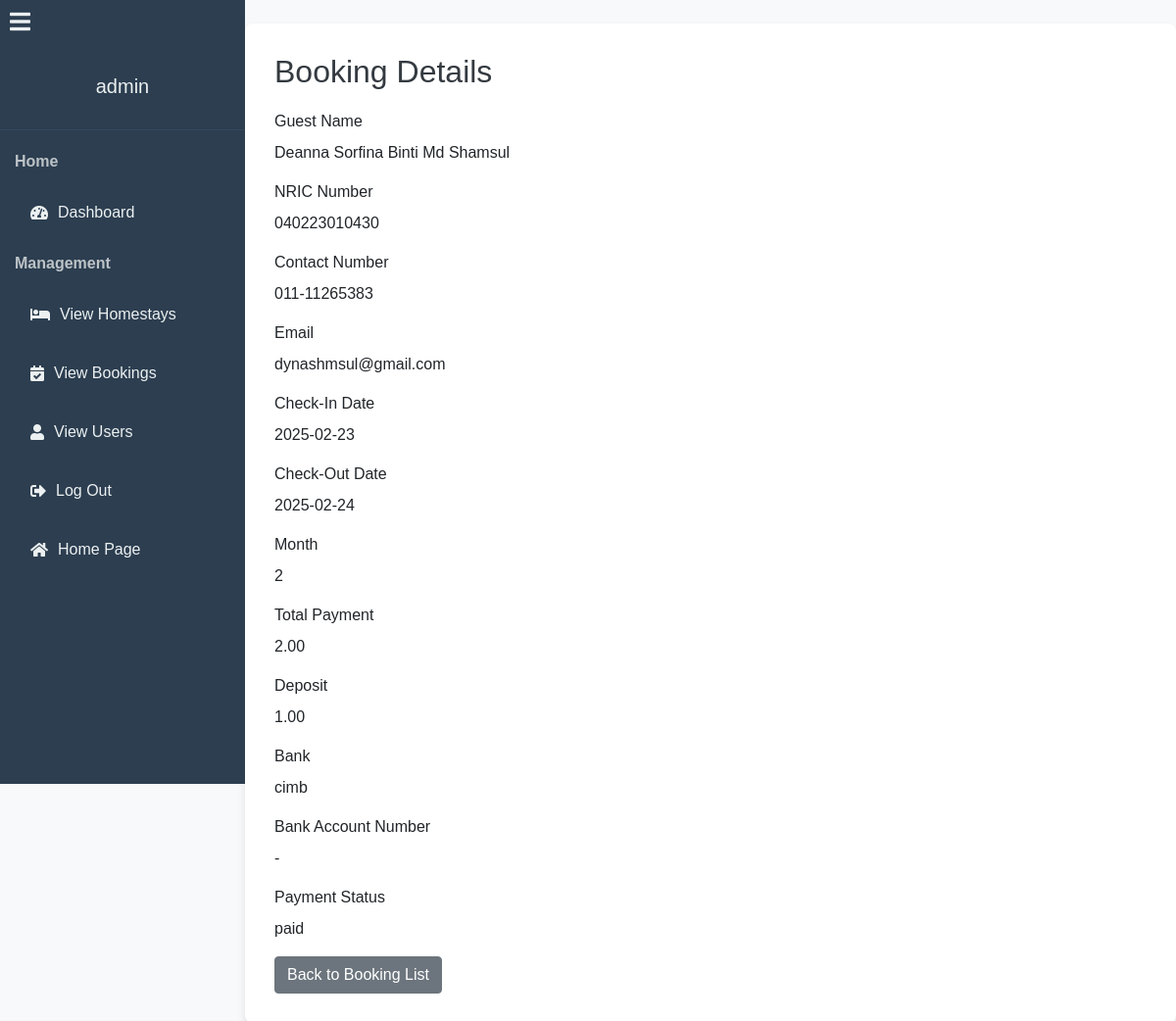
Page /admin/booking/booking_details.php?id=7 (signed in) on the committed database.
### tables this page shows
CREATE TABLE `tbl_bookings` (
  `booking_id` int NOT NULL,
  `homestay_id` int NOT NULL,
  `guest_name` varchar(50) NOT NULL,
  `nric_number` varchar(12) NOT NULL,
  `contact_number` varchar(15) NOT NULL,
  `email` varchar(100) DEFAULT NULL,
  `check_in_date` date NOT NULL,
  `check_out_date` date NOT NULL,
  `month` int NOT NULL,
  `total_amount` decimal(10,2) NOT NULL,
  `deposit` decimal(10,2) DEFAULT NULL,
  `bank` varchar(100) NOT NULL,
  `bank_account_number` varchar(100) NOT NULL,
  `payment_status` varchar(100) NOT NULL
);

### admin/booking/booking_details.php (the view, shortened to what this page needs)
<?php
include "../sidebar.php";
include '../../includes/config.php';
$booking_id = isset($_GET['id']) ? intval($_GET['id']) : 0;
$sql = "SELECT
    booking_id,
    homestay_id,
    guest_name,
    NRIC_number,
    contact_number,
    email,
    check_in_date,
    check_out_date,
    month,
    total_amount,
    deposit,
    bank,
    bank_account_number,
    payment_status
    FROM tbl_bookings
    WHERE booking_id = ?";
$stmt = $conn->prepare($sql);
$stmt->bind_param("i", $booking_id);
$stmt->execute();
$result = $stmt->get_result();
if ($result->num_rows > 0) {
    $row = $result->fetch_assoc();
} else {
    echo "<p>No booking found</p>";
    exit;
}
?>
<!DOCTYPE html>
<html lang="en">
<head>
    <link href="https://stackpath.bootstrapcdn.com/bootstrap/4.5.2/css/bootstrap.min.css" rel="stylesheet">
    <link href="https://cdnjs.cloudflare.com/ajax/libs/font-awesome/5.15.3/css/all.min.css" rel="stylesheet">
    <link rel="stylesheet" href="../css/style.css">
    <link rel="stylesheet" href="../css/sidebar.css">
</head>
<body>
    <div class="container mt-4">
        <h2>Booking Details</h2>
        <div class="form-group">
            <label for="guest_name">Guest Name</label>
            <p id="guest_name"><?php echo htmlspecialchars($row['guest_name']); ?></p>
        </div>
        <div class="form-group">
            <label for="NRIC_number">NRIC Number</label>
            <p id="NRIC_number"><?php echo htmlspecialchars($row['NRIC_number']); ?></p>
        </div>
        <div class="form-group">
            <label for="contact_number">Contact Number</label>
            <p id="contact_number"><?php echo htmlspecialchars($row['contact_number']); ?></p>
        </div>
        <div class="form-group">
            <label for="email">Email</label>
            <p id="email"><?php echo htmlspecialchars($row['email']); ?></p>
        </div>
        <div class="form-group">
            <label for="check_in_date">Check-In Date</label>
            <p id="check_in_date"><?php echo htmlspecialchars($row['check_in_date']); ?></p>
        </div>
        <div class="form-group">
            <label for="check_out_date">Check-Out Date</label>
            <p id="check_out_date"><?php echo htmlspecialchars($row['check_out_date']); ?></p>
        </div>
        <div class="form-group">
            <label for="month">Month</label>
            <p id="month"><?php echo htmlspecialchars($row['month']); ?></p>
        </div>
        <div class="form-group">
            <label for="total_amount">Total Payment</label>
            <p id="total_amount"><?php echo htmlspecialchars($row['total_amount']); ?></p>
        </div>
        <div class="form-group">
            <label for="deposit">Deposit</label>
            <p id="deposit"><?php echo htmlspecialchars($row['deposit']); ?></p>
        </div>
        <div class="form-group">
            <label for="bank">Bank</label>
            <p id="bank"><?php echo htmlspecialchars($row['bank']); ?></p>
        </div>
        <div class="form-group">
            <label for="bank_account_number">Bank Account Number</label>
            <p id="bank_account_number"><?php echo htmlspecialchars($row['bank_account_number']); ?></p>
        </div>
        <div class="form-group">
            <label for="payment_status">Payment Status</label>
            <p id="payment_status"><?php echo htmlspecialchars($row['payment_status']); ?></p>
        </div>
        <a href="bookings_list.php" class="btn btn-secondary">Back to Booking List</a>
    </div>
</body>
</html>

### admin/css/style.css (style rules this page uses)
* { margin: 0; padding: 0; list-style: none; box-sizing: border-box; }
a, input, textarea { text-decoration: none; outline: none; color: #444; }
body { font-family: Arial, sans-serif; background-color: #f8f9fa; margin-left: 250px; height: 100%; display: flex; justify-content: center; align-items: center; }
.container { max-width: 1000px; margin: auto; padding: 30px; background-color: #fff; box-shadow: 0 4px 8px rgba(0, 0, 0, 0.1); border-radius: 8px; }
.container h2 { color: #343a40; margin-bottom: 20px; }

### rows in the picture
tbl_bookings: guest_name "Deanna Sorfina Binti Md Shamsul", nric_number "040223010430", contact_number "011-11265383", email "dynashmsul@gmail.com", check_in_date "2025-02-23", check_out_date "2025-02-24", month "2", total_amount "2.00", deposit "1.00", bank "cimb", bank_account_number "-", payment_status "paid"

### other values in the picture
$username "admin"
